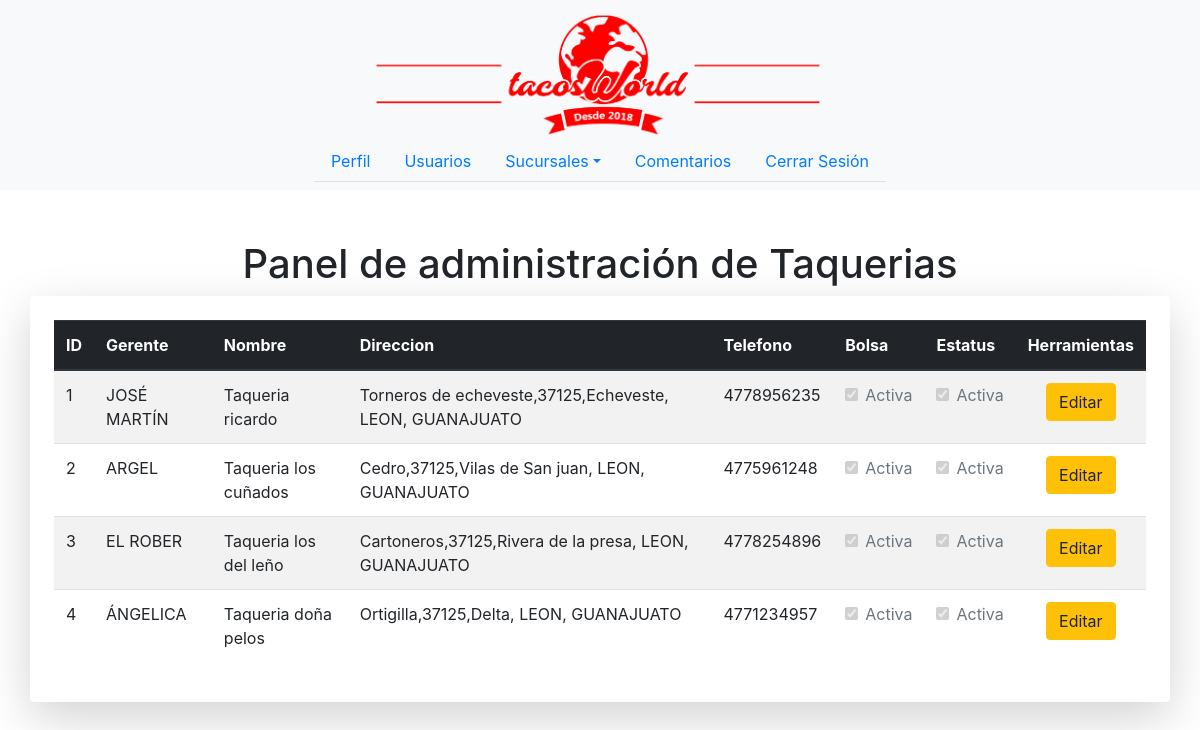
The app's page /admin/establishments/taquerias.php with its own data.
### tables this page shows
CREATE TABLE TAQUERIA(
ID_TAQUERIA INT AUTO_INCREMENT PRIMARY KEY NOT NULL,
ESTATUSBT BIT NOT NULL,
TELEFONO VARCHAR(20) NOT NULL,
NOMBRE VARCHAR(50) NOT NULL,
DIRECCION VARCHAR(100)NOT NULL,
LATITUD FLOAT(10,6)  NULL,
LONGITUD FLOAT(10,6) NULL,
DESCRIPCION VARCHAR(100) NOT NULL,
ID_USUARIO INT NOT NULL,
ESTATUS_SUCURSAL BIT NOT NULL,
IMAGEN LONGBLOB NULL);

CREATE TABLE USUARIO(
ID_USUARIO INT AUTO_INCREMENT PRIMARY KEY NOT NULL,
NOMBRE VARCHAR(50) NOT NULL,
APELLIDO VARCHAR(50) NOT NULL,
CORREO VARCHAR(50) NOT NULL,
PASS VARCHAR(20)NOT NULL,
TELEFONO VARCHAR(20)NULL,
DIRECCION VARCHAR(100)NOT NULL,
ROL VARCHAR(30) NOT NULL,
ESTATUS BIT NOT NULL
);

### admin/establishments/taquerias.php (the view, shortened to what this page needs)
<!DOCTYPE HTML>
<html lang="en">
  <head>
    <link rel="stylesheet" href="../../css/bootstrap.min.css">
  </head>
  <body>
    <nav class="navbar navbar-expand-md flex-column fixed-top navbar-dark bg-light navbar-inverse" style="background-color: transparent;">
        <a class="navbar-brand align-self-center m-0 pb-3 position-md-absolute pb-md-0" href="#"><img id= "logo" src="../../images/logo.png" alt="tacosWorld"></a>
         <ul class="nav nav-tabs">
          <li class="nav-item">
            <a class="nav-link" href="../perfil.html">Perfil</a>
          </li>
           <li class="nav-item">
            <a class="nav-link" href="../users.php">Usuarios</a>
          </li>
          <li class="nav-item dropdown">
            <a class="nav-link dropdown-toggle" data-toggle="dropdown" href="#" role="button" aria-haspopup="true" aria-expanded="false">Sucursales</a>
          </li>
          <li class="nav-item">
            <a class="nav-link" href="../comments.php">Comentarios</a>
          </li>
          <li class="nav-item"><a class="nav-link" href="../../PHP/cerrarSesion.php">Cerrar Sesión</a></li>
        </ul>
    </nav>
    <br><br><br><br><br><br><br><BR></BR><br>
    <center><h1 class="h1">Panel de administración de Taquerias</h1></center>
    <div class="container shadow-lg p-4 mb-5 bg-white rounded" style="overflow:auto;">
        <table class="table table-striped table-hover">
               <thead class="thead-dark">
                   <tr>
                       <th scope="col">ID</th>
                       <th scope="col">Gerente</th>
                       <th scope="col">Nombre</th>
                       <th scope="col">Direccion</th>
                       <th scope="col">Telefono</th>
                       <th scope="col">Bolsa</th>
                       <th scope="col">Estatus</th>
                       <th scope="col"><center>Herramientas</center></th>
                   </tr>
               </thead>
               <tbody>
                    <?php
                        $conection=conectar();
                    $query="SELECT ID_TAQUERIA,ID_USUARIO,NOMBRE,DIRECCION,TELEFONO,ESTATUSBT,ESTATUS_SUCURSAL FROM TAQUERIA";
                    $resultado=mysqli_query($conection,$query) or die(mysqli_error($conection));
                      while($consulta =mysqli_fetch_array($resultado)){
                    $queryy="SELECT NOMBRE FROM USUARIO WHERE ID_USUARIO=".$consulta['ID_USUARIO']."";
                    $resultadoo=mysqli_query($conection,$queryy) or die(mysqli_error($conection));
                    $consultaa =mysqli_fetch_array($resultadoo)
                   ?>
                    <tr>
                       <td><?php echo $consulta['ID_TAQUERIA']; ?></td>
                       <td><?php echo $consultaa['NOMBRE']; ?></td>
                       <td><?php echo $consulta['NOMBRE']; ?></td>
                       <td><?php echo $consulta['DIRECCION']; ?></td>
                       <td><?php echo $consulta['TELEFONO']; ?></td>
                       <td><div class="form-check">
                       <?php if ($consulta['ESTATUSBT'] == 1){ ?>
                       <input class = "form-check-input" type="checkbox" checked disabled><label class="form-check-label" for="defaultCheck1">Activa</label>
                       </div>
                       <?php }else{ ?>
                       <input class = "form-check-input" type="checkbox" disabled><label class="form-check-label" for="defaultCheck1">Activa</label>
                       <?php } ?>
                       </td>
                       <td><div class="form-check">
                       <?php if ($consulta['ESTATUS_SUCURSAL'] == 1){ ?>
                       <input class = "form-check-input" type="checkbox" checked disabled><label class="form-check-label" for="defaultCheck1">Activa</label>
                       </div>
                       <?php }else{ ?>
                       <input class = "form-check-input" type="checkbox" disabled><label class="form-check-label" for="defaultCheck1">Activa</label>
                       <?php } ?>
                       </td>
                       <td>
                       <center>
                       <a href="editTaqueria.php?ID=<?php echo $consulta['ID_TAQUERIA'];?>">
                       <button class="btn btn-warning">Editar</button>
                       </a>
                       </center>
                       </td>
                   </tr>
                   <?php } ?>
               </tbody>
           </table>
    </div>
  </body>
</html>

### admin/establishments/taquerias.php (style rules this page uses)
@media (min-width: 768px) { .position-md-absolute { position: absolute; } }
a img#logo { display: block; width: 40%; margin: auto; }

### records on screen
taqueria: ID_TAQUERIA "1", ID_USUARIO.NOMBRE "JOSÉ MARTÍN", NOMBRE "Taqueria ricardo", DIRECCION "Torneros de echeveste,37125,Echeveste, LEON, GUANAJUATO", TELEFONO "4778956235"
taqueria: ID_TAQUERIA "2", ID_USUARIO.NOMBRE "ARGEL", NOMBRE "Taqueria los cuñados", DIRECCION "Cedro,37125,Vilas de San juan, LEON, GUANAJUATO", TELEFONO "4775961248"
taqueria: ID_TAQUERIA "3", ID_USUARIO.NOMBRE "EL ROBER", NOMBRE "Taqueria los del leño", DIRECCION "Cartoneros,37125,Rivera de la presa, LEON, GUANAJUATO", TELEFONO "4778254896"
taqueria: ID_TAQUERIA "4", ID_USUARIO.NOMBRE "ÁNGELICA", NOMBRE "Taqueria doña pelos", DIRECCION "Ortigilla,37125,Delta, LEON, GUANAJUATO", TELEFONO "4771234957"
